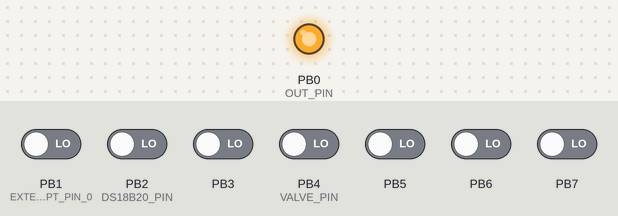
Simulated run of this program. Board: ATtiny13, built with avr-gcc and emulated at 0.128 MHz. On the bench: output pins drawn as LEDs (lit = HIGH). Inputs (shaded band) come from the test bench; at power-on: PB1 (EXTERNAL_INTERRUPT_PIN_0), PB2 (DS18B20_PIN), PB3, PB4 (VALVE_PIN), PB5–7 LOW.

Above: at 0.1 s.
Timing chart, 0 to 1.6 s (numbered marks = the images above):
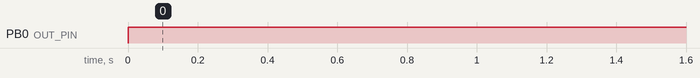

The program:

main.c
```c
#define F_CPU 128000UL

#include <util/delay.h>
#include <stdio.h>
#include <stdint.h>
#include <avr/io.h>
#include "ImpulseControl.h"
#include "ds18b20.h"

#define	DS18B20_PIN	PB2

#define OUT_PIN PB0
#define MAX_PERIODS 10

ImpulseControl_t ventilation =  {OUT_PIN, MAX_PERIODS, MAX_PERIODS};

#define WAIT_TIME 35000U
#define VALVE_PIN PB4

void init() {
	OutputInit(ventilation);
	ZerocrossInit();
	DDRB &= ~(1 << VALVE_PIN); /* Input for valve detection */
	PORTB &= ~(1 << VALVE_PIN);
	On(ventilation);	/* Enable ventilation on 100% */
	_delay_ms(WAIT_TIME); /* Wait for 35 s*/
};

int16_t temp = 25;

int main(void){
	init();
	while(1){
		if (PINB&(1 << VALVE_PIN)) {
				On(ventilation);	/* If valve is enabled, speed = 100% */
			} else {
			temp = DS18B20_read(DS18B20_PIN);
			/* Choose speed */
			if		(temp < 15) PhaseControl(ventilation, 2);
			else if (temp < 20) PhaseControl(ventilation, 3);
			else if (temp < 25) PhaseControl(ventilation, 4);
			else if (temp < 30) PhaseControl(ventilation, 6);
			else if (temp < 35) PhaseControl(ventilation, 8);
			else				On(ventilation);
		};
	}
}
```

ImpulseControl.c
```c
#include "ImpulseControl.h"

volatile uint8_t zerocross;

ISR (EXT_INT){
	zerocross++;
}
/*
ImpulseControl::ImpulseControl (uint8_t output_pin, uint8_t maximum_periods){
	out_pin = output_pin;
	max_periods = maximum_periods;
}*/

void OutputInit (ImpulseControl_t vent){
	OUT_DDR |= (1<< vent.out_pin);
}

void ZerocrossInit (void) {
	cli();
	EXTERNAL_INTERRUPT_PORT &= ~(1<<ZEROCROSS_PIN);
	INTERRUPT_INIT =(1<<ISC01) | (1<<ISC00);
	GENERAL_INTERRUPT = (1<<INT0);
	INTERRUPT_FLAG = (1<<INTF0);
	sei();
}


void On (ImpulseControl_t vent){
	OUT_PORT |= (1 << vent.out_pin);
}

void Off (ImpulseControl_t vent){
	OUT_PORT &= ~(1 << vent.out_pin);
}

void PhaseControl (ImpulseControl_t vent, uint8_t number_of_periods) {
vent.num_of_periods = number_of_periods;
if (zerocross < vent.num_of_periods) {
	On(vent);
	} else if (zerocross < vent.max_periods) {Off(vent);} else zerocross = 0;
}
```

ImpulseControl.h
```c
#include <avr/pgmspace.h>
#include <avr/interrupt.h>

#if defined (__AVR_ATtiny13__)
	#define INTERRUPT_INIT MCUCR
	#define GENERAL_INTERRUPT GIMSK
	#define INTERRUPT_FLAG GIFR
	#define EXTERNAL_INTERRUPT_PORT DDRB
	#define EXTERNAL_INTERRUPT_PIN_0 1
	#define EXT_INT INT0_vect
#elif defined (__AVR_ATmega8__)
	#define INTERRUPT_INIT MCUCR
	#define GENERAL_INTERRUPT GIMSK
	#define INTERRUPT_FLAG GIFR
	#define EXTERNAL_INTERRUPT_PORT DDRD
	#define EXTERNAL_INTERRUPT_PIN_0 2
	#define EXT_INT INT0_vect
#elif defined (__AVR_ATmega64__)
	#define INTERRUPT_INIT EICRA
	#define GENERAL_INTERRUPT EIMSK
	#define INTERRUPT_FLAG EIFR
	#define EXTERNAL_INTERRUPT_PORT DDRD
	#define EXTERNAL_INTERRUPT_PIN_0 0
	#define EXT_INT INT0_vect
#elif defined (__AVR_ATmega328P__)
	#define INTERRUPT_INIT EICRA
	#define GENERAL_INTERRUPT EIMSK
	#define INTERRUPT_FLAG EIFR
	#define EXTERNAL_INTERRUPT_PORT DDRD
	#define EXTERNAL_INTERRUPT_PIN_0 2
	#define EXT_INT INT0_vect
#endif

/*	Zerocross pin selection	*/
#define ZEROCROSS_PIN EXTERNAL_INTERRUPT_PIN_0

/*	Output pin selection	*/
#define OUT_DDR DDRB
#define OUT_PORT PORTB

typedef struct ImpulseControl {
	uint8_t out_pin;
	uint8_t max_periods;
	uint8_t num_of_periods;
} ImpulseControl_t;

/*	Functions definitions	*/
//ImpulseControl(uint8_t output_pin, uint8_t maximum_periods);
void OutputInit (ImpulseControl_t vent); //Initialize output pin
void ZerocrossInit (void); //Initialize zerocross pin
void On (ImpulseControl_t vent); //High level on output pin
void Off (ImpulseControl_t vent); //Low level on output pin
void PhaseControl (ImpulseControl_t vent, uint8_t number_of_periods); //What number of periods are passed from maximum period
```

ds18b20.c
```c
// (licence header left out)
#include "onewire.h"
#include "ds18b20.h"

int16_t
DS18B20_read(uint8_t pin)
{
	uint8_t msb, lsb;
	uint16_t t;

	onewire_reset(pin);
	onewire_write(pin, ONEWIRE_SKIP_ROM);
	onewire_write(pin, DS18B20_CONVERT_T);

	onewire_reset(pin);
	onewire_write(pin, ONEWIRE_SKIP_ROM);
	onewire_write(pin, DS18B20_READ);

	lsb = onewire_read(pin);
	msb = onewire_read(pin);
	onewire_reset(pin);

	t = (lsb >> 4) | (msb&0x7 << 4);

	return t;
}
```

ds18b20.h
```c
// (licence header left out)
#ifndef _ATTINY_DS18B20_H_
#define _ATTINY_DS18B20_H_

#include <stdint.h>

#define	DS18B20_CONVERT_T	0x44
#define	DS18B20_READ		0xBE

/* Read temperature (Celcius).
 * Returns real number rounded to two decimal places as integer.
 * For example, to get decimal value:
 *  temp = DS18B20_read() / 100;
 */
int16_t DS18B20_read(uint8_t pin);

#endif	/* !_ATTINY_DS18B20_H_ */
```

onewire.c
```c
// (licence header left out)
#include <avr/interrupt.h>
#include <util/delay.h>
#include "onewire.h"

#define ONEWIRE_PIN_INPUT()		(DDRB &= ~pin)
#define ONEWIRE_PIN_OUTPUT()		(DDRB |= pin)
#define ONEWIRE_PIN_LOW()		(PORTB &= ~pin)
#define ONEWIRE_PIN_HIGH()		(PORTB |= pin)
#define ONEWIRE_PIN_READ()		(PINB & pin)
#define ONEWIRE_RESET_RETRIES_MAX	(128)


extern uint8_t
onewire_reset(uint8_t pin)
{
	uint8_t retval, retries;

	ONEWIRE_PIN_LOW();
	ONEWIRE_PIN_INPUT();

	retries = ONEWIRE_RESET_RETRIES_MAX;
	while (!ONEWIRE_PIN_READ()) {
		if (--retries == 0) {
			return (2);
		}
		_delay_us(1);
	}

	ONEWIRE_PIN_OUTPUT();
	_delay_us(480);
	ONEWIRE_PIN_INPUT();
	_delay_us(66);
	retval = ONEWIRE_PIN_READ();
	_delay_us(414);

	return (retval);
}

static uint8_t
onewire_bit(uint8_t pin, uint8_t value)
{
	uint8_t sreg;

	sreg = SREG;
	cli();
  	ONEWIRE_PIN_OUTPUT();
  	_delay_us(1);
  	if (value) {
    		ONEWIRE_PIN_INPUT();
	}
	_delay_us(14);
	value = !(ONEWIRE_PIN_READ() == 0);
  	_delay_us(45);
  	ONEWIRE_PIN_INPUT();
  	SREG = sreg;

	return value;
}

uint8_t
onewire_write(uint8_t pin, uint8_t value)
{
	uint8_t i, r;

	for (i = 0; i < 8; ++i) {
    		r = onewire_bit(pin, value & 0x01);
		value >>= 1;
    		if (r) {
			value |= 0x80;
		}
	}

  	return value;
}

uint8_t
onewire_read(uint8_t pin)
{

	return onewire_write(pin, 0xff);
}
```

onewire.h
```c
// (licence header left out)
#ifndef _ATTINY_ONEWIRE_H_
#define _ATTINY_ONEWIRE_H_

#include <stdint.h>

#define	ONEWIRE_SEARCH_ROM	0xF0
#define	ONEWIRE_READ_ROM	0x33
#define	ONEWIRE_MATCH_ROM	0x55
#define	ONEWIRE_SKIP_ROM	0xCC
#define	ONEWIRE_ALARM_SEARCH	0xEC

uint8_t onewire_reset(uint8_t pin);
uint8_t onewire_write(uint8_t pin, uint8_t value);
uint8_t onewire_read(uint8_t pin);

#endif	/* !_ATTINY_ONEWIRE_H_ */
```

Measured:
- by itself, PB0 (OUT_PIN): LOW → HIGH at 0.00 s
